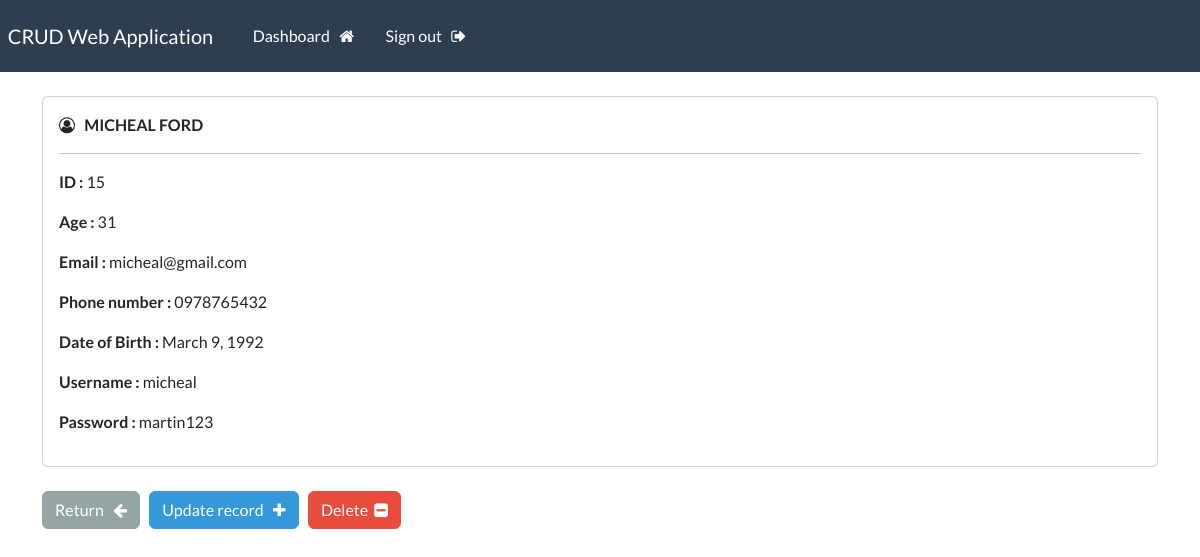
The app's page /record/15 (signed in) with its own data.
### person_app/models.py (models this page shows, shortened)
class Person(models.Model):
    first_name = models.CharField(max_length=100)
    last_name = models.CharField(max_length=100)
    age = models.IntegerField()
    email_id = models.EmailField()
    phone_number = models.CharField(max_length=20)
    date_of_birth = models.DateField()
    username = models.CharField(max_length=100)
    password = models.CharField(max_length=100)

### person_app/decorators.py (the view)
        def wrapper_func(request, *args, **kwargs):
            group = None
            if request.user.groups.exists():
                group = request.user.groups.all()[0].name
            if group in allowed_roles:
                return view_func(request, *args, **kwargs)
            else:
                return redirect('filter-records')

### person_app/views.py (called while the page is built)
@login_required(login_url='my-login')
@allowed_users(allowed_roles=['admin'])
@api_view(['GET'])
def singular_record(request, pk):
    person_record = Person.objects.get(id=pk)
    context = {'record':person_record}
    return render(request, 'person_app/view-record.html', context=context)

### templates/person_app/view-record.html (shortened to what this page needs)
{% extends 'person_app/base.html' %} {% block content %}
<div class="card">
  <div class="card-body">
    <i class="fa fa-user-circle-o" aria-hidden="true"></i> &nbsp;
    <strong> {{record.first_name|upper}} {{record.last_name|upper}} </strong>
    <hr />
    <p><strong> ID : </strong> {{record.id}}</p>
    <p><strong> Age : </strong> {{record.age}}</p>
    <p><strong> Email : </strong> {{record.email_id}}</p>
    <p><strong> Phone number : </strong> {{record.phone_number}}</p>
    <p><strong> Date of Birth : </strong> {{record.date_of_birth}}</p>
    <p><strong> Username : </strong> {{record.username}}</p>
    <p><strong> Password : </strong> {{record.password}}</p>
  </div>
</div>
<br />
<a href="{% url 'dashboard' %}" class="btn btn-secondary">
  Return &nbsp; <i class="fa fa-arrow-left" aria-hidden="true"></i>
</a>
<a href="{% url 'update-record' record.id %}" class="btn btn-info">
  Update record &nbsp; <i class="fa fa-plus" aria-hidden="true"></i>
</a>
<a href="{% url 'delete-record' record.id %}" class="btn btn-danger">
  Delete &nbsp;<i class="fa fa-minus-square" aria-hidden="true"></i>
</a>
{% endblock %}

### records on screen
Person: first_name "MICHEAL", last_name "FORD", id "15", age "31", email_id "micheal@gmail.com", phone_number "0978765432", date_of_birth "March 9, 1992", username "micheal", password "martin123"
